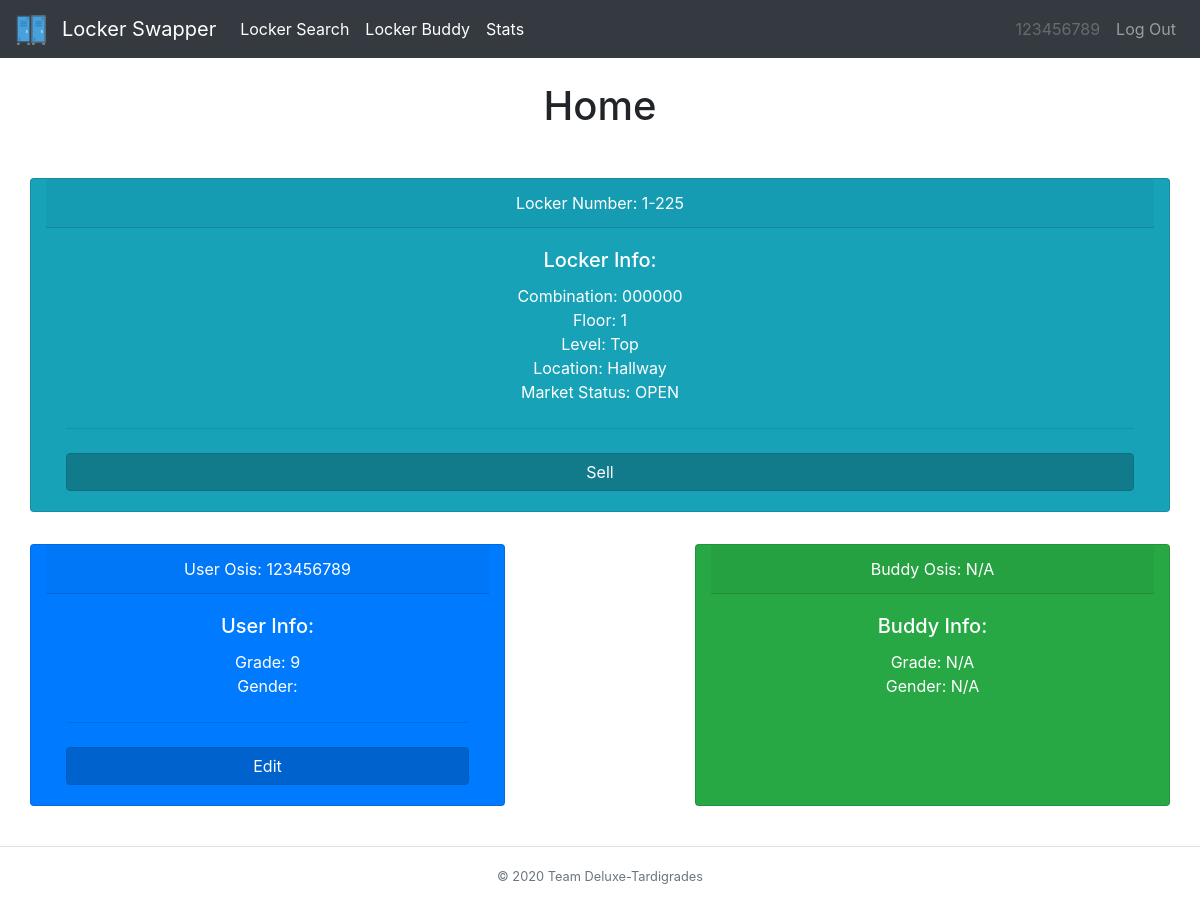
Before: /home (signed in) with the older database file.
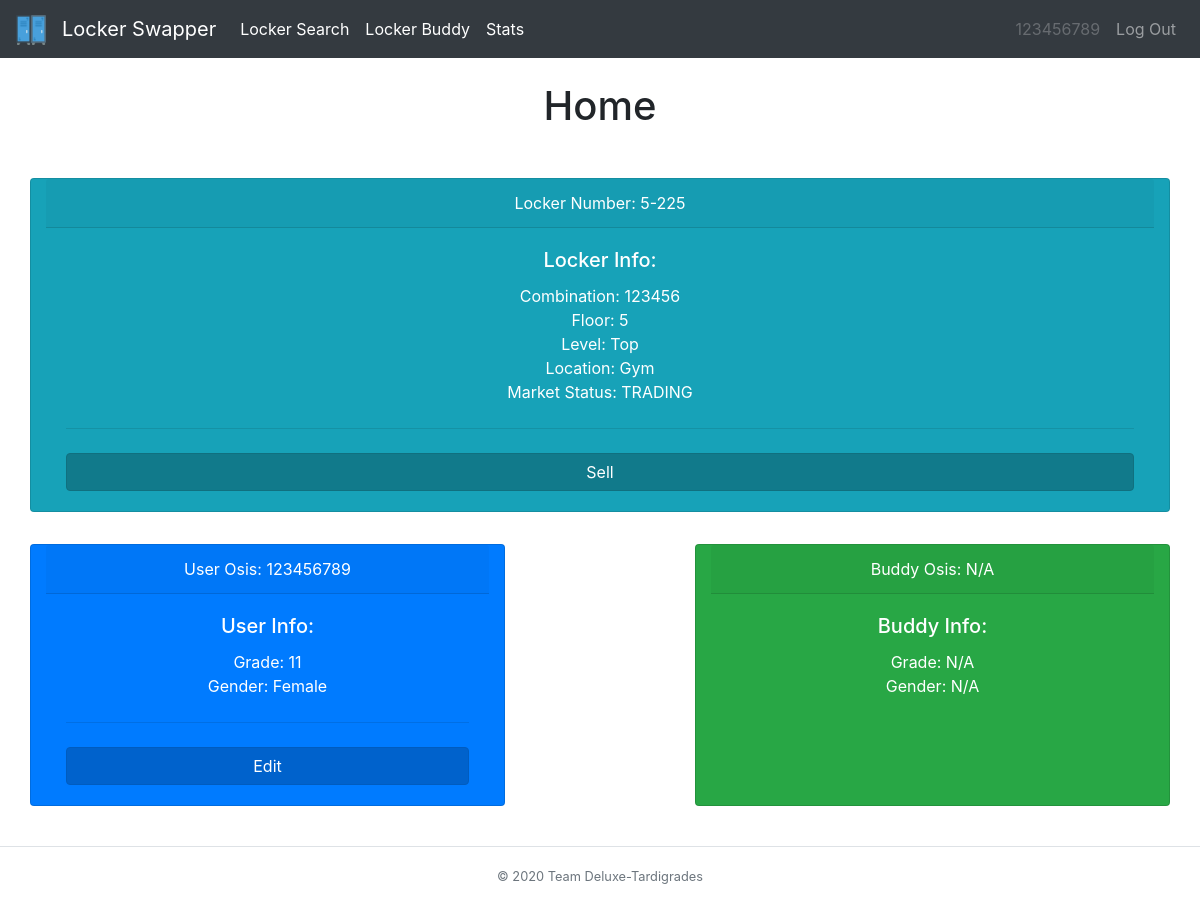
After: the same page with the newer database file.
### tables this page shows
CREATE TABLE user_tbl (osis INT, password TEXT, locker INT, grade INT, buddy INT, survey TEXT, gender TEXT);

CREATE TABLE locker_tbl (locker INT, owner TEXT, combo TEXT, floor INT, level INT, location TEXT, status TEXT);

### __init__.py (the view)
@app.route("/home")
@login_required
def profile():
    user = db_manager.getUserInfo(session['osis'])
    buddy = ["N/A","N/A","N/A","N/A","N/A","N/A","N/A","N/A"]
    if len(user[4]) != 0:
        buddy = db_manager.getUserInfo(user[4])
    locker = db_manager.getLockerInfo(user[2])
    transactions = []
    return render_template("home.html", heading="Home", user=user, buddy=buddy, locker=locker, transactions=transactions)

### __init__.py (called while the page is built)
def login_required(f):
    @wraps(f)
    def dec(*args, **kwargs):
        if 'osis' in session:
            return f(*args, **kwargs)
        flash('You must be logged in to view this page!', 'danger')
        return redirect('/')
    return dec

### db_builder.py (called while the page is built)
def execmany(cmd, inputs):
    db = sqlite3.connect(DB_FILE)
    c = db.cursor()
    output = c.execute(cmd, inputs)
    db.commit()
    return output

### db_manager.py (called while the page is built)
def getUserInfo(osis):
    q = "SELECT * from user_tbl WHERE osis=?"
    inputs = (osis,)
    data = execmany(q, inputs).fetchone()
    info = [data[0],data[1],data[2],data[3],data[4],data[5],data[6]]
    return info

def getLockerInfo(locker):
    q = "SELECT * from locker_tbl WHERE locker=?"
    inputs = (locker,)
    data = execmany(q, inputs).fetchone()
    info = [data[0],data[1],data[2],data[3],data[4],data[5],data[6]]
    return info

### templates/home.html (shortened to what this page needs)
{% extends "base.html" %}
{% block body %}
<div class="row">
  <div class="col-sm-12 col-md-12 col-lg-12 mx-auto">
    <div class="row">
      <div class="card text-white text-center bg-info my-3 col-md-12">
        <div class="card-header">Locker Number: {{locker[3]}}-{{locker[0]}}</div>
        <div class="card-body">
          <h5 class="card-title">Locker Info:</h5>
          <p class="card-text">Combination: {{locker[2]}} <br> Floor: {{locker[3]}} <br> Level: {{locker[4]}} <br> Location: {{locker[5]}} <br> Market Status: {{locker[6]}}</p>
          <hr class="my-4">
          <form action="#">
            <button type="submit" class="btn btn-info btn-block active">Sell</button>
          </form>
        </div>
      </div>
    </div>
    <div class="row">
      <div class="card text-white text-center bg-primary my-3 col-md-5">
        <div class="card-header">User Osis: {{user[0]}}</div>
        <div class="card-body">
          <h5 class="card-title">User Info:</h5>
          <p class="card-text">Grade: {{user[3]}} <br> Gender: {{user[6]}}</p>
          <hr class="my-4">
          <form action="/editprof">
            <button type="submit" class="btn btn-primary btn-block active">Edit</button>
          </form>
        </div>
      </div>
      <div class="col-md-2">
      </div>
      <div class="card text-white text-center bg-success my-3 col-md-5">
        <div class="card-header">Buddy Osis: {{buddy[0]}}</div>
        <div class="card-body">
          <h5 class="card-title">Buddy Info:</h5>
          <p class="card-text">Grade: {{buddy[3]}} <br> Gender: {{buddy[7]}}</p>
        </div>
      </div>
    </div>
  </div>
</div>
{% endblock %}

### templates/base.html (shortened to what this page needs)
{% from "macros/render_flashes.html" import render_flashes %}
<!DOCTYPE html>
<html>
    <head>
        <link rel="stylesheet" href="https://stackpath.bootstrapcdn.com/bootstrap/4.3.1/css/bootstrap.min.css">
    </head>
    <body>
      <nav class="navbar navbar-expand-lg navbar-dark bg-dark">
      <a class="navbar-brand" href="/home">
        <img src="/../static/lockericon.png" alt="" width="30" height="30">
      </a>
      <a class="navbar-brand" href="/home">Locker Swapper</a>
      <div class="collapse navbar-collapse" id="navbarSupportedContent">
        <ul class="navbar-nav mr-auto">
          <li class="nav-item active">
            <a class="nav-link" href="/locker">Locker Search</a>
          </li>
          <li class="nav-item active">
            <a class="nav-link" href="/buddy">Locker Buddy</a>
          </li>
          <li class="nav-item active">
            <a class="nav-link" href="/stats">Stats</a>
          </li>
        </ul>
        <ul class="navbar-nav navbar-right">
            <li class="nav-item">
                <a class="nav-link disabled">{{user[0]}}</a>
            </li>
            <li class="nav-item">
                <a class="nav-link" href="/logout">Log Out</a>
            </li>
        </ul>
      </div>
    </nav>
    <div class="container">
      {{ render_flashes() }}
      <h1 class="text-center">{{heading}}</h1>
      <br>
      {% block body %}
      {% endblock %}
    </div>
    <br>
    <footer class="footer-copyright text-center py-3 border-top">
        <small class="text-muted">© 2020 Team Deluxe-Tardigrades</small>
    </footer>
  </body>
</html>

### templates/macros/render_flashes.html (shortened to what this page needs)
{% macro render_flashes() %}
    <br>
{% endmacro %}

Changed rows visible on the page:
changed user_tbl: grade "9" → "11"; gender (not shown) → "Female"
changed locker_tbl "Top": floor "1" → "5"; combo "000000" → "123456"; location "Hallway" → "Gym"; status "OPEN" → "TRADING"
